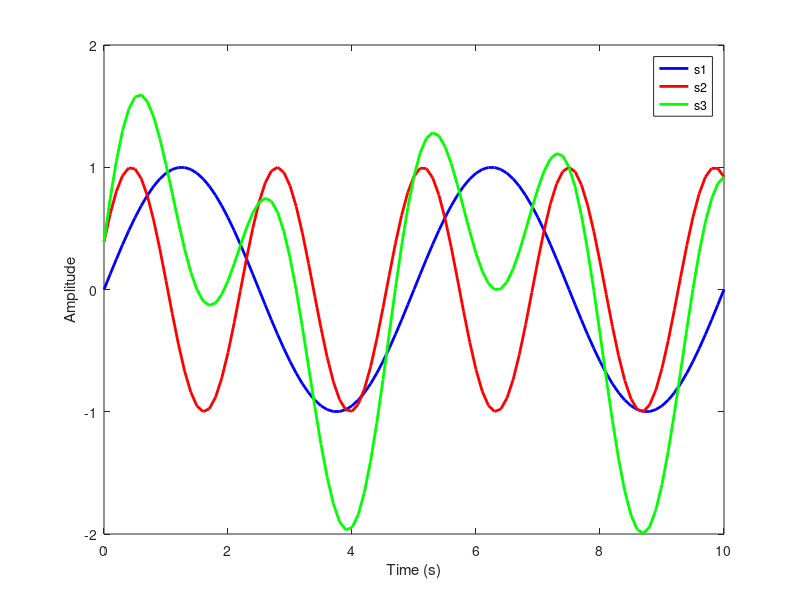

MATLAB code for this plot:
% Define variables
f1 = 0.2;
f2 = 0.425;
t = 0:0.1:10;
s1 = sin(2*pi*f1*t);
s2 = sin(2*pi*f2*t + 0.4);
s3 = s1 + s2;

% Plot the signals
plot(t, s1, 'b', 'LineWidth', 2);
hold on;
plot(t, s2, 'r', 'LineWidth', 2);
plot(t, s3, 'g', 'LineWidth', 2);
xlabel('Time (s)');
ylabel('Amplitude');
legend('s1', 's2', 's3');
